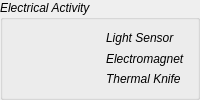
         <widget class="QGroupBox" name="groupBox_4">
          <property name="minimumSize">
           <size>
            <width>150</width>
            <height>0</height>
           </size>
          </property>
          <property name="font">
           <font>
            <italic>true</italic>
           </font>
          </property>
          <property name="title">
           <string>Electrical Activity</string>
          </property>
          <layout class="QHBoxLayout" name="horizontalLayout_20">
           <item>
            <layout class="QVBoxLayout" name="verticalLayout_21">
             <item>
              <layout class="QHBoxLayout" name="horizontalLayout_16">
               <item>
                <widget class="QLedIndicator" name="lightsensorLED" native="true"/>
               </item>
               <item>
                <widget class="QLabel" name="label_2">
                 <property name="minimumSize">
                  <size>
                   <width>80</width>
                   <height>0</height>
                  </size>
                 </property>
                 <property name="maximumSize">
                  <size>
                   <width>80</width>
                   <height>16777215</height>
                  </size>
                 </property>
                 <property name="font">
                  <font>
                   <weight>50</weight>
                   <italic>true</italic>
                   <bold>false</bold>
                  </font>
                 </property>
                 <property name="text">
                  <string>Light Sensor</string>
                 </property>
                </widget>
               </item>
              </layout>
             </item>
             <item>
              <layout class="QHBoxLayout" name="horizontalLayout_17">
               <item>
                <widget class="QLedIndicator" name="electromagnetLED" native="true"/>
               </item>
               <item>
                <widget class="QLabel" name="label_6">
                 <property name="minimumSize">
                  <size>
                   <width>80</width>
                   <height>0</height>
                  </size>
                 </property>
                 <property name="maximumSize">
                  <size>
                   <width>80</width>
                   <height>16777215</height>
                  </size>
                 </property>
                 <property name="font">
                  <font>
                   <weight>50</weight>
                   <italic>true</italic>
                   <bold>false</bold>
                  </font>
                 </property>
                 <property name="text">
                  <string>Electromagnet</string>
                 </property>
                </widget>
               </item>
              </layout>
             </item>
             <item>
              <layout class="QHBoxLayout" name="horizontalLayout_18">
               <item>
                <widget class="QLedIndicator" name="thermalKnifeLED" native="true"/>
               </item>
               <item>
                <widget class="QLabel" name="label_23">
                 <property name="minimumSize">
                  <size>
                   <width>80</width>
                   <height>0</height>
                  </size>
                 </property>
                 <property name="maximumSize">
                  <size>
                   <width>80</width>
                   <height>16777215</height>
                  </size>
                 </property>
                 <property name="font">
                  <font>
                   <weight>50</weight>
                   <italic>true</italic>
                   <bold>false</bold>
                  </font>
                 </property>
                 <property name="text">
                  <string>Thermal Knife</string>
                 </property>
                </widget>
               </item>
              </layout>
             </item>
            </layout>
           </item>
          </layout>
         </widget>
